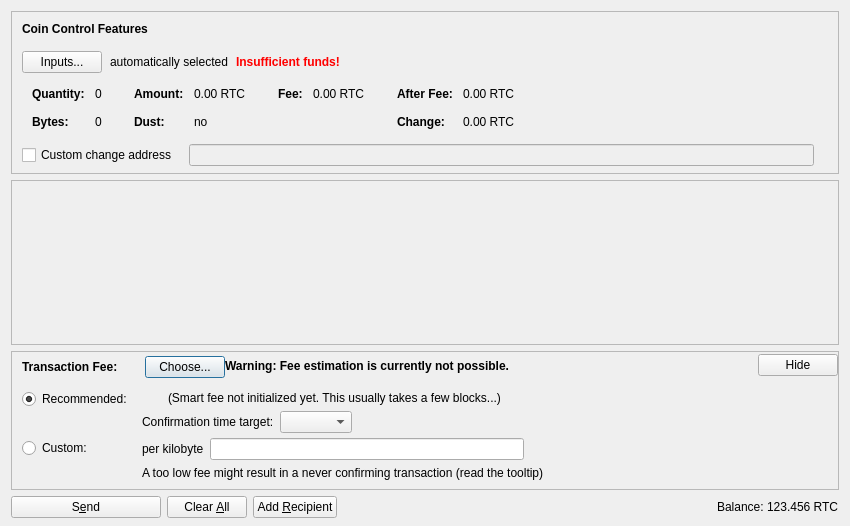
<?xml version="1.0" encoding="UTF-8"?>
<ui version="4.0">
 <class>SendCoinsDialog</class>
 <widget class="QDialog" name="SendCoinsDialog">
  <property name="geometry">
   <rect>
    <x>0</x>
    <y>0</y>
    <width>850</width>
    <height>526</height>
   </rect>
  </property>
  <property name="windowTitle">
   <string>Send Coins</string>
  </property>
  <layout class="QVBoxLayout" name="verticalLayout" stretch="0,1,0,0">
   <property name="bottomMargin">
    <number>8</number>
   </property>
   <item>
    <widget class="QFrame" name="frameCoinControl">
     <property name="sizePolicy">
      <sizepolicy hsizetype="Expanding" vsizetype="Expanding">
       <horstretch>0</horstretch>
       <verstretch>0</verstretch>
      </sizepolicy>
     </property>
     <property name="maximumSize">
      <size>
       <width>16777215</width>
       <height>16777215</height>
      </size>
     </property>
     <property name="frameShape">
      <enum>QFrame::StyledPanel</enum>
     </property>
     <property name="frameShadow">
      <enum>QFrame::Sunken</enum>
     </property>
     <layout class="QVBoxLayout" name="verticalLayoutCoinControl2">
      <property name="spacing">
       <number>0</number>
      </property>
      <property name="leftMargin">
       <number>0</number>
      </property>
      <property name="topMargin">
       <number>0</number>
      </property>
      <property name="rightMargin">
       <number>0</number>
      </property>
      <property name="bottomMargin">
       <number>6</number>
      </property>
      <item>
       <layout class="QVBoxLayout" name="verticalLayoutCoinControl" stretch="0,0,0,0,1">
        <property name="spacing">
         <number>0</number>
        </property>
        <property name="leftMargin">
         <number>10</number>
        </property>
        <property name="topMargin">
         <number>10</number>
        </property>
        <item>
         <layout class="QHBoxLayout" name="horizontalLayoutCoinControl1">
          <property name="bottomMargin">
           <number>15</number>
          </property>
          <item>
           <widget class="QLabel" name="labelCoinControlFeatures">
            <property name="sizePolicy">
             <sizepolicy hsizetype="Preferred" vsizetype="Maximum">
              <horstretch>0</horstretch>
              <verstretch>0</verstretch>
             </sizepolicy>
            </property>
            <property name="font">
             <font>
              <weight>75</weight>
              <bold>true</bold>
             </font>
            </property>
            <property name="styleSheet">
             <string notr="true">font-weight:bold;</string>
            </property>
            <property name="text">
             <string>Coin Control Features</string>
            </property>
           </widget>
          </item>
         </layout>
        </item>
        <item>
         <layout class="QHBoxLayout" name="horizontalLayoutCoinControl2" stretch="0,0,0,0">
          <property name="spacing">
           <number>8</number>
          </property>
          <property name="bottomMargin">
           <number>10</number>
          </property>
          <item>
           <widget class="QPushButton" name="pushButtonCoinControl">
            <property name="styleSheet">
             <string notr="true"/>
            </property>
            <property name="text">
             <string>Inputs...</string>
            </property>
            <property name="autoDefault">
             <bool>false</bool>
            </property>
           </widget>
          </item>
          <item>
           <widget class="QLabel" name="labelCoinControlAutomaticallySelected">
            <property name="text">
             <string>automatically selected</string>
            </property>
            <property name="margin">
             <number>5</number>
            </property>
           </widget>
          </item>
          <item>
           <widget class="QLabel" name="labelCoinControlInsuffFunds">
            <property name="font">
             <font>
              <weight>75</weight>
              <bold>true</bold>
             </font>
            </property>
            <property name="styleSheet">
             <string notr="true">color:red;font-weight:bold;</string>
            </property>
            <property name="text">
             <string>Insufficient funds!</string>
            </property>
            <property name="margin">
             <number>5</number>
            </property>
           </widget>
          </item>
          <item>
           <spacer name="horizontalSpacerCoinControl">
            <property name="orientation">
             <enum>Qt::Horizontal</enum>
            </property>
            <property name="sizeHint" stdset="0">
             <size>
              <width>40</width>
              <height>1</height>
             </size>
            </property>
           </spacer>
          </item>
         </layout>
        </item>
        <item>
         <widget class="QWidget" name="widgetCoinControl" native="true">
          <property name="sizePolicy">
           <sizepolicy hsizetype="Preferred" vsizetype="Preferred">
            <horstretch>0</horstretch>
            <verstretch>0</verstretch>
           </sizepolicy>
          </property>
          <property name="minimumSize">
           <size>
            <width>0</width>
            <height>0</height>
           </size>
          </property>
          <property name="styleSheet">
           <string notr="true"/>
          </property>
          <layout class="QHBoxLayout" name="horizontalLayoutCoinControl5">
           <property name="leftMargin">
            <number>0</number>
           </property>
           <property name="topMargin">
            <number>0</number>
           </property>
           <property name="rightMargin">
            <number>0</number>
           </property>
           <property name="bottomMargin">
            <number>0</number>
           </property>
           <item>
            <layout class="QHBoxLayout" name="horizontalLayoutCoinControl3" stretch="0,0,0,1">
             <property name="spacing">
              <number>20</number>
             </property>
             <property name="topMargin">
              <number>0</number>
             </property>
             <property name="bottomMargin">
              <number>10</number>
             </property>
             <item>
              <layout class="QFormLayout" name="formLayoutCoinControl1">
               <property name="horizontalSpacing">
                <number>10</number>
               </property>
               <property name="verticalSpacing">
                <number>14</number>
               </property>
               <property name="leftMargin">
                <number>10</number>
               </property>
               <property name="topMargin">
                <number>4</number>
               </property>
               <property name="rightMargin">
                <number>6</number>
               </property>
               <item row="0" column="0">
                <widget class="QLabel" name="labelCoinControlQuantityText">
                 <property name="font">
                  <font>
                   <weight>75</weight>
                   <bold>true</bold>
                  </font>
                 </property>
                 <property name="text">
                  <string>Quantity:</string>
                 </property>
                 <property name="margin">
                  <number>0</number>
                 </property>
                </widget>
               </item>
               <item row="0" column="1">
                <widget class="QLabel" name="labelCoinControlQuantity">
                 <property name="cursor">
                  <cursorShape>IBeamCursor</cursorShape>
                 </property>
                 <property name="contextMenuPolicy">
                  <enum>Qt::ActionsContextMenu</enum>
                 </property>
                 <property name="text">
                  <string notr="true">0</string>
                 </property>
                 <property name="margin">
                  <number>0</number>
                 </property>
                 <property name="textInteractionFlags">
                  <set>Qt::LinksAccessibleByMouse|Qt::TextSelectableByKeyboard|Qt::TextSelectableByMouse</set>
                 </property>
                </widget>
               </item>
               <item row="1" column="0">
                <widget class="QLabel" name="labelCoinControlBytesText">
                 <property name="font">
                  <font>
                   <weight>75</weight>
                   <bold>true</bold>
                  </font>
                 </property>
                 <property name="text">
                  <string>Bytes:</string>
                 </property>
                </widget>
               </item>
               <item row="1" column="1">
                <widget class="QLabel" name="labelCoinControlBytes">
                 <property name="cursor">
                  <cursorShape>IBeamCursor</cursorShape>
                 </property>
                 <property name="contextMenuPolicy">
                  <enum>Qt::ActionsContextMenu</enum>
                 </property>
                 <property name="text">
                  <string notr="true">0</string>
                 </property>
                 <property name="textInteractionFlags">
                  <set>Qt::LinksAccessibleByMouse|Qt::TextSelectableByKeyboard|Qt::TextSelectableByMouse</set>
                 </property>
                </widget>
               </item>
              </layout>
             </item>
             <item>
              <layout class="QFormLayout" name="formLayoutCoinControl2">
               <property name="horizontalSpacing">
                <number>10</number>
               </property>
               <property name="verticalSpacing">
                <number>14</number>
               </property>
               <property name="leftMargin">
                <number>6</number>
               </property>
               <property name="topMargin">
                <number>4</number>
               </property>
               <property name="rightMargin">
                <number>6</number>
               </property>
               <item row="0" column="0">
                <widget class="QLabel" name="labelCoinControlAmountText">
                 <property name="font">
                  <font>
                   <weight>75</weight>
                   <bold>true</bold>
                  </font>
                 </property>
                 <property name="text">
                  <string>Amount:</string>
                 </property>
                 <property name="margin">
                  <number>0</number>
                 </property>
                </widget>
               </item>
               <item row="0" column="1">
                <widget class="QLabel" name="labelCoinControlAmount">
                 <property name="cursor">
                  <cursorShape>IBeamCursor</cursorShape>
                 </property>
                 <property name="contextMenuPolicy">
                  <enum>Qt::ActionsContextMenu</enum>
                 </property>
                 <property name="text">
                  <string notr="true">0.00 RTC</string>
                 </property>
                 <property name="textInteractionFlags">
                  <set>Qt::LinksAccessibleByMouse|Qt::TextSelectableByKeyboard|Qt::TextSelectableByMouse</set>
                 </property>
                </widget>
               </item>
               <item row="1" column="0">
                <widget class="QLabel" name="labelCoinControlLowOutputText">
                 <property name="font">
                  <font>
                   <weight>75</weight>
                   <bold>true</bold>
                  </font>
                 </property>
                 <property name="text">
                  <string>Dust:</string>
                 </property>
                </widget>
               </item>
               <item row="1" column="1">
                <widget class="QLabel" name="labelCoinControlLowOutput">
                 <property name="cursor">
                  <cursorShape>IBeamCursor</cursorShape>
                 </property>
                 <property name="contextMenuPolicy">
                  <enum>Qt::ActionsContextMenu</enum>
                 </property>
                 <property name="text">
                  <string notr="true">no</string>
                 </property>
                 <property name="textInteractionFlags">
                  <set>Qt::LinksAccessibleByMouse|Qt::TextSelectableByKeyboard|Qt::TextSelectableByMouse</set>
                 </property>
                </widget>
               </item>
              </layout>
             </item>
             <item>
              <layout class="QFormLayout" name="formLayoutCoinControl3">
               <property name="horizontalSpacing">
                <number>10</number>
               </property>
               <property name="verticalSpacing">
                <number>14</number>
               </property>
               <property name="leftMargin">
                <number>6</number>
               </property>
               <property name="topMargin">
                <number>4</number>
               </property>
               <property name="rightMargin">
                <number>6</number>
               </property>
               <item row="0" column="0">
                <widget class="QLabel" name="labelCoinControlFeeText">
                 <property name="font">
                  <font>
                   <weight>75</weight>
                   <bold>true</bold>
                  </font>
                 </property>
                 <property name="text">
                  <string>Fee:</string>
                 </property>
                 <property name="margin">
                  <number>0</number>
                 </property>
                </widget>
               </item>
               <item row="0" column="1">
                <widget class="QLabel" name="labelCoinControlFee">
                 <property name="cursor">
                  <cursorShape>IBeamCursor</cursorShape>
                 </property>
                 <property name="contextMenuPolicy">
                  <enum>Qt::ActionsContextMenu</enum>
                 </property>
                 <property name="text">
                  <string notr="true">0.00 RTC</string>
                 </property>
                 <property name="textInteractionFlags">
                  <set>Qt::LinksAccessibleByMouse|Qt::TextSelectableByKeyboard|Qt::TextSelectableByMouse</set>
                 </property>
                </widget>
               </item>
              </layout>
             </item>
             <item>
              <layout class="QFormLayout" name="formLayoutCoinControl4">
               <property name="horizontalSpacing">
                <number>10</number>
               </property>
               <property name="verticalSpacing">
                <number>14</number>
               </property>
               <property name="leftMargin">
                <number>6</number>
               </property>
               <property name="topMargin">
                <number>4</number>
               </property>
               <property name="rightMargin">
                <number>6</number>
               </property>
               <item row="0" column="0">
                <widget class="QLabel" name="labelCoinControlAfterFeeText">
                 <property name="font">
                  <font>
                   <weight>75</weight>
                   <bold>true</bold>
                  </font>
                 </property>
                 <property name="text">
                  <string>After Fee:</string>
                 </property>
                 <property name="margin">
                  <number>0</number>
                 </property>
                </widget>
               </item>
               <item row="0" column="1">
                <widget class="QLabel" name="labelCoinControlAfterFee">
                 <property name="cursor">
                  <cursorShape>IBeamCursor</cursorShape>
                 </property>
                 <property name="contextMenuPolicy">
                  <enum>Qt::ActionsContextMenu</enum>
                 </property>
                 <property name="text">
                  <string notr="true">0.00 RTC</string>
                 </property>
                 <property name="textInteractionFlags">
                  <set>Qt::LinksAccessibleByMouse|Qt::TextSelectableByKeyboard|Qt::TextSelectableByMouse</set>
                 </property>
                </widget>
               </item>
               <item row="1" column="0">
                <widget class="QLabel" name="labelCoinControlChangeText">
                 <property name="font">
                  <font>
                   <weight>75</weight>
                   <bold>true</bold>
                  </font>
                 </property>
                 <property name="text">
                  <string>Change:</string>
                 </property>
                </widget>
               </item>
               <item row="1" column="1">
                <widget class="QLabel" name="labelCoinControlChange">
                 <property name="cursor">
                  <cursorShape>IBeamCursor</cursorShape>
                 </property>
                 <property name="contextMenuPolicy">
                  <enum>Qt::ActionsContextMenu</enum>
                 </property>
                 <property name="text">
                  <string notr="true">0.00 RTC</string>
                 </property>
                 <property name="textInteractionFlags">
                  <set>Qt::LinksAccessibleByMouse|Qt::TextSelectableByKeyboard|Qt::TextSelectableByMouse</set>
                 </property>
                </widget>
               </item>
              </layout>
             </item>
            </layout>
           </item>
          </layout>
         </widget>
        </item>
        <item>
         <layout class="QHBoxLayout" name="horizontalLayoutCoinControl4" stretch="0,0,0">
          <property name="spacing">
           <number>12</number>
          </property>
          <property name="sizeConstraint">
           <enum>QLayout::SetDefaultConstraint</enum>
          </property>
          <property name="topMargin">
           <number>5</number>
          </property>
          <property name="rightMargin">
           <number>5</number>
          </property>
          <item>
           <widget class="QCheckBox" name="checkBoxCoinControlChange">
            <property name="toolTip">
             <string>If this is activated, but the change address is empty or invalid, change will be sent to a newly generated address.</string>
            </property>
            <property name="text">
             <string>Custom change address</string>
            </property>
           </widget>
          </item>
          <item>
           <widget class="QValidatedLineEdit" name="lineEditCoinControlChange">
            <property name="enabled">
             <bool>false</bool>
            </property>
            <property name="sizePolicy">
             <sizepolicy hsizetype="Expanding" vsizetype="Fixed">
              <horstretch>0</horstretch>
              <verstretch>0</verstretch>
             </sizepolicy>
            </property>
           </widget>
          </item>
          <item>
           <widget class="QLabel" name="labelCoinControlChangeLabel">
            <property name="sizePolicy">
             <sizepolicy hsizetype="Preferred" vsizetype="Expanding">
              <horstretch>0</horstretch>
              <verstretch>0</verstretch>
             </sizepolicy>
            </property>
            <property name="minimumSize">
             <size>
              <width>0</width>
              <height>0</height>
             </size>
            </property>
            <property name="text">
             <string/>
            </property>
            <property name="margin">
             <number>3</number>
            </property>
           </widget>
          </item>
         </layout>
        </item>
        <item>
         <spacer name="verticalSpacerCoinControl">
          <property name="orientation">
           <enum>Qt::Vertical</enum>
          </property>
          <property name="sizeHint" stdset="0">
           <size>
            <width>800</width>
            <height>1</height>
           </size>
          </property>
         </spacer>
        </item>
       </layout>
      </item>
     </layout>
    </widget>
   </item>
   <item>
    <widget class="QScrollArea" name="scrollArea">
     <property name="widgetResizable">
      <bool>true</bool>
     </property>
     <widget class="QWidget" name="scrollAreaWidgetContents">
      <property name="geometry">
       <rect>
        <x>0</x>
        <y>0</y>
        <width>830</width>
        <height>104</height>
       </rect>
      </property>
      <layout class="QVBoxLayout" name="verticalLayout_2" stretch="0,1">
       <property name="leftMargin">
        <number>0</number>
       </property>
       <property name="topMargin">
        <number>0</number>
       </property>
       <property name="rightMargin">
        <number>0</number>
       </property>
       <property name="bottomMargin">
        <number>0</number>
       </property>
       <item>
        <layout class="QVBoxLayout" name="entries">
         <property name="spacing">
          <number>6</number>
         </property>
        </layout>
       </item>
       <item>
        <spacer name="verticalSpacer">
         <property name="orientation">
          <enum>Qt::Vertical</enum>
         </property>
         <property name="sizeHint" stdset="0">
          <size>
           <width>20</width>
           <height>40</height>
          </size>
         </property>
        </spacer>
       </item>
      </layout>
     </widget>
    </widget>
   </item>
   <item>
    <widget class="QFrame" name="frameFee">
     <property name="sizePolicy">
      <sizepolicy hsizetype="Expanding" vsizetype="Expanding">
       <horstretch>0</horstretch>
       <verstretch>0</verstretch>
      </sizepolicy>
     </property>
     <property name="maximumSize">
      <size>
       <width>16777215</width>
       <height>16777215</height>
      </size>
     </property>
     <property name="frameShape">
      <enum>QFrame::StyledPanel</enum>
     </property>
     <property name="frameShadow">
      <enum>QFrame::Sunken</enum>
     </property>
     <layout class="QVBoxLayout" name="verticalLayoutFee1">
      <property name="spacing">
       <number>0</number>
      </property>
      <property name="leftMargin">
       <number>0</number>
      </property>
      <property name="topMargin">
       <number>0</number>
      </property>
      <property name="rightMargin">
       <number>0</number>
      </property>
      <property name="bottomMargin">
       <number>0</number>
      </property>
      <item>
       <layout class="QVBoxLayout" name="verticalLayoutFee2" stretch="0,0,0">
        <property name="spacing">
         <number>0</number>
        </property>
        <property name="leftMargin">
         <number>10</number>
        </property>
        <property name="topMargin">
         <number>0</number>
        </property>
        <item>
         <layout class="QHBoxLayout" name="horizontalLayoutFee1">
          <property name="bottomMargin">
           <number>0</number>
          </property>
          <item>
           <layout class="QVBoxLayout" name="verticalLayoutFee7">
            <property name="spacing">
             <number>0</number>
            </property>
            <item>
             <spacer name="verticalSpacerSmartFee">
              <property name="orientation">
               <enum>Qt::Vertical</enum>
              </property>
              <property name="sizeType">
               <enum>QSizePolicy::Fixed</enum>
              </property>
              <property name="sizeHint" stdset="0">
               <size>
                <width>1</width>
                <height>4</height>
               </size>
              </property>
             </spacer>
            </item>
            <item>
             <layout class="QHBoxLayout" name="horizontalLayoutSmartFee">
              <property name="spacing">
               <number>10</number>
              </property>
              <item>
               <widget class="QLabel" name="labelFeeHeadline">
                <property name="sizePolicy">
                 <sizepolicy hsizetype="Preferred" vsizetype="Maximum">
                  <horstretch>0</horstretch>
                  <verstretch>0</verstretch>
                 </sizepolicy>
                </property>
                <property name="font">
                 <font>
                  <weight>75</weight>
                  <bold>true</bold>
                 </font>
                </property>
                <property name="styleSheet">
                 <string notr="true">font-weight:bold;</string>
                </property>
                <property name="text">
                 <string>Transaction Fee:</string>
                </property>
               </widget>
              </item>
              <item>
               <widget class="QLabel" name="labelFeeMinimized">
                <property name="text">
                 <string/>
                </property>
               </widget>
              </item>
              <item>
               <widget class="QPushButton" name="buttonChooseFee">
                <property name="text">
                 <string>Choose...</string>
                </property>
               </widget>
              </item>
             </layout>
            </item>
            <item>
             <spacer name="verticalSpacer_5">
              <property name="orientation">
               <enum>Qt::Vertical</enum>
              </property>
              <property name="sizeHint" stdset="0">
               <size>
                <width>1</width>
                <height>1</height>
               </size>
              </property>
             </spacer>
            </item>
           </layout>
          </item>
          <item>
           <widget class="QLabel" name="fallbackFeeWarningLabel">
            <property name="toolTip">
             <string>Using the fallbackfee can result in sending a transaction that will take several hours or days (or never) to confirm. Consider choosing your fee manually or wait until you have validated the complete chain.</string>
            </property>
            <property name="font">
            <font>
                <weight>75</weight>
                <bold>true</bold>
            </font>
            </property>
            <property name="text">
             <string>Warning: Fee estimation is currently not possible.</string>
            </property>
            <property name="wordWrap">
             <bool>false</bool>
            </property>
           </widget>
          </item>
          <item>
           <spacer name="horizontalSpacer_4">
            <property name="orientation">
             <enum>Qt::Horizontal</enum>
            </property>
            <property name="sizeType">
             <enum>QSizePolicy::MinimumExpanding</enum>
            </property>
            <property name="sizeHint" stdset="0">
             <size>
              <width>40</width>
              <height>20</height>
             </size>
            </property>
           </spacer>
          </item>
          <item>
           <widget class="QPushButton" name="buttonMinimizeFee">
            <property name="toolTip">
             <string>collapse fee-settings</string>
            </property>
            <property name="text">
             <string>Hide</string>
            </property>
           </widget>
          </item>
         </layout>
        </item>
        <item>
         <widget class="QFrame" name="frameFeeSelection">
          <layout class="QVBoxLayout" name="verticalLayoutFee12">
           <property name="spacing">
            <number>0</number>
           </property>
           <property name="leftMargin">
            <number>0</number>
           </property>
           <property name="topMargin">
            <number>0</number>
           </property>
           <property name="rightMargin">
            <number>0</number>
           </property>
           <property name="bottomMargin">
            <number>0</number>
           </property>
           <item>
            <layout class="QGridLayout" name="gridLayoutFee">
             <property name="topMargin">
              <number>10</number>
             </property>
             <property name="bottomMargin">
              <number>4</number>
             </property>
             <property name="horizontalSpacing">
              <number>10</number>
             </property>
             <property name="verticalSpacing">
              <number>4</number>
             </property>
             <item row="1" column="1">
              <layout class="QVBoxLayout" name="verticalLayoutFee8">
               <property name="spacing">
                <number>6</number>
               </property>
               <item>
                <layout class="QHBoxLayout" name="horizontalLayoutFee13">
                 <item>
                  <widget class="QLabel" name="labelCustomPerKilobyte">
                   <property name="toolTip">
                    <string>Specify a custom fee per kB (1,000 bytes) of the transaction's virtual size.

Note:  Since the fee is calculated on a per-byte basis, a fee of "100 satoshis per kB" for a transaction size of 500 bytes (half of 1 kB) would ultimately yield a fee of only 50 satoshis.</string>
                   </property>
                   <property name="text">
                    <string>per kilobyte</string>
                   </property>
                  </widget>
                 </item>
                 <item>
                  <widget class="BitcoinAmountField" name="customFee"/>
                 </item>
                 <item>
                  <spacer name="horizontalSpacer_6">
                   <property name="orientation">
                    <enum>Qt::Horizontal</enum>
                   </property>
                   <property name="sizeHint" stdset="0">
                    <size>
                     <width>1</width>
                     <height>1</height>
                    </size>
                   </property>
                  </spacer>
                 </item>
                </layout>
               </item>
               <item>
                <layout class="QHBoxLayout" name="horizontalLayoutFee8">
                 <item>
                  <widget class="QLabel" name="labelCustomFeeWarning">
                   <property name="enabled">
                    <bool>true</bool>
                   </property>
                   <property name="toolTip">
                    <string>When there is less transaction volume than space in the blocks, miners as well as relaying nodes may enforce a minimum fee. Paying only this minimum fee is just fine, but be aware that this can result in a never confirming transaction once there is more demand for riscoin transactions than the network can process.</string>
                   </property>
                   <property name="text">
                    <string>A too low fee might result in a never confirming transaction (read the tooltip)</string>
                   </property>
                  </widget>
                 </item>
                 <item>
                  <spacer name="horizontalSpacer_2">
                   <property name="orientation">
                    <enum>Qt::Horizontal</enum>
                   </property>
                   <property name="sizeHint" stdset="0">
                    <size>
                     <width>1</width>
                     <height>1</height>
                    </size>
                   </property>
                  </spacer>
                 </item>
                </layout>
               </item>
              </layout>
             </item>
             <item row="0" column="0">
              <layout class="QVBoxLayout" name="verticalLayoutFee4" stretch="0,1">
               <item>
                <widget class="QRadioButton" name="radioSmartFee">
                 <property name="text">
                  <string>Recommended:</string>
                 </property>
                 <property name="checked">
                  <bool>true</bool>
                 </property>
                 <attribute name="buttonGroup">
                  <string notr="true">groupFee</string>
                 </attribute>
                </widget>
               </item>
               <item>
                <spacer name="verticalSpacer_2">
                 <property name="orientation">
                  <enum>Qt::Vertical</enum>
                 </property>
                 <property name="sizeHint" stdset="0">
                  <size>
                   <width>1</width>
                   <height>1</height>
                  </size>
                 </property>
                </spacer>
               </item>
              </layout>
             </item>
             <item row="1" column="0">
              <layout class="QVBoxLayout" name="verticalLayoutFee9" stretch="0,1">
               <item>
                <widget class="QRadioButton" name="radioCustomFee">
                 <property name="text">
                  <string>Custom:</string>
                 </property>
                 <attribute name="buttonGroup">
                  <string notr="true">groupFee</string>
                 </attribute>
                </widget>
               </item>
               <item>
                <spacer name="verticalSpacer_6">
                 <property name="orientation">
                  <enum>Qt::Vertical</enum>
                 </property>
                 <property name="sizeHint" stdset="0">
                  <size>
                   <width>1</width>
                   <height>1</height>
                  </size>
                 </property>
                </spacer>
               </item>
              </layout>
             </item>
             <item row="0" column="1">
              <layout class="QVBoxLayout" name="verticalLayoutFee3" stretch="0,0,1">
               <property name="spacing">
                <number>6</number>
               </property>
               <property name="topMargin">
                <number>2</number>
               </property>
               <item>
                <layout class="QHBoxLayout" name="horizontalLayoutFee12">
                 <item>
                  <widget class="QLabel" name="labelSmartFee">
                   <property name="text">
                    <string/>
                   </property>
                  </widget>
                 </item>
                 <item>
                  <widget class="QLabel" name="labelFeeEstimation">
                   <property name="text">
                    <string/>
                   </property>
                  </widget>
                 </item>
                 <item>
                  <widget class="QLabel" name="labelSmartFee2">
                   <property name="text">
                    <string>(Smart fee not initialized yet. This usually takes a few blocks...)</string>
                   </property>
                  </widget>
                 </item>
                 <item>
                  <spacer name="horizontalSpacer_5">
                   <property name="orientation">
                    <enum>Qt::Horizontal</enum>
                   </property>
                   <property name="sizeHint" stdset="0">
                    <size>
                     <width>1</width>
                     <height>1</height>
                    </size>
                   </property>
                  </spacer>
                 </item>
                </layout>
               </item>
               <item>
                <layout class="QHBoxLayout" name="horizontalLayoutFee9">
                 <item>
                  <layout class="QVBoxLayout" name="verticalLayoutFee6">
                   <item>
                    <widget class="QLabel" name="labelSmartFee3">
                     <property name="text">
                      <string>Confirmation time target:</string>
                     </property>
                    </widget>
                   </item>
                  </layout>
                 </item>
                 <item>
                  <layout class="QVBoxLayout" name="verticalLayoutFee5">
                   <property name="rightMargin">
                    <number>30</number>
                   </property>
                   <item>
                    <layout class="QHBoxLayout" name="horizontalLayoutConfTarget">
                     <property name="bottomMargin">
                      <number>0</number>
                     </property>
                     <item>
                      <widget class="QComboBox" name="confTargetSelector"/>
                     </item>
                     <item>
                      <spacer name="horizontalSpacerConfTarget">
                       <property name="orientation">
                        <enum>Qt::Horizontal</enum>
                       </property>
                       <property name="sizeHint" stdset="0">
                        <size>
                         <width>40</width>
                         <height>20</height>
                        </size>
                       </property>
                      </spacer>
                     </item>
                    </layout>
                   </item>
                  </layout>
                 </item>
                </layout>
               </item>
               <item>
                <spacer name="verticalSpacer_4">
                 <property name="orientation">
                  <enum>Qt::Vertical</enum>
                 </property>
                 <property name="sizeHint" stdset="0">
                  <size>
                   <width>1</width>
                   <height>1</height>
                  </size>
                 </property>
                </spacer>
               </item>
              </layout>
             </item>
            </layout>
           </item>
          </layout>
         </widget>
        </item>
        <item>
         <spacer name="verticalSpacerFee">
          <property name="orientation">
           <enum>Qt::Vertical</enum>
          </property>
          <property name="sizeHint" stdset="0">
           <size>
            <width>40</width>
            <height>5</height>
           </size>
          </property>
         </spacer>
        </item>
       </layout>
      </item>
     </layout>
    </widget>
   </item>
   <item>
    <layout class="QHBoxLayout" name="horizontalLayout">
     <item>
      <widget class="QPushButton" name="sendButton">
       <property name="minimumSize">
        <size>
         <width>150</width>
         <height>0</height>
        </size>
       </property>
       <property name="toolTip">
        <string>Confirm the send action</string>
       </property>
       <property name="text">
        <string>S&amp;end</string>
       </property>
       <property name="icon">
        <iconset resource="../bitcoin.qrc">
         <normaloff>:/icons/send</normaloff>:/icons/send</iconset>
       </property>
       <property name="autoDefault">
        <bool>false</bool>
       </property>
       <property name="default">
        <bool>false</bool>
       </property>
      </widget>
     </item>
     <item>
      <widget class="QPushButton" name="clearButton">
       <property name="sizePolicy">
        <sizepolicy hsizetype="Minimum" vsizetype="Fixed">
         <horstretch>0</horstretch>
         <verstretch>0</verstretch>
        </sizepolicy>
       </property>
       <property name="toolTip">
        <string>Clear all fields of the form.</string>
       </property>
       <property name="text">
        <string>Clear &amp;All</string>
       </property>
       <property name="icon">
        <iconset resource="../bitcoin.qrc">
         <normaloff>:/icons/remove</normaloff>:/icons/remove</iconset>
       </property>
       <property name="autoDefault">
        <bool>false</bool>
       </property>
      </widget>
     </item>
     <item>
      <widget class="QPushButton" name="addButton">
       <property name="toolTip">
        <string>Send to multiple recipients at once</string>
       </property>
       <property name="text">
        <string>Add &amp;Recipient</string>
       </property>
       <property name="icon">
        <iconset resource="../bitcoin.qrc">
         <normaloff>:/icons/add</normaloff>:/icons/add</iconset>
       </property>
       <property name="autoDefault">
        <bool>false</bool>
       </property>
      </widget>
     </item>
     <item>
      <spacer name="horizontalSpacer">
       <property name="orientation">
        <enum>Qt::Horizontal</enum>
       </property>
       <property name="sizeHint" stdset="0">
        <size>
         <width>40</width>
         <height>20</height>
        </size>
       </property>
      </spacer>
     </item>
     <item>
      <layout class="QHBoxLayout" name="horizontalLayout_2">
       <property name="spacing">
        <number>3</number>
       </property>
       <item>
        <widget class="QLabel" name="label">
         <property name="sizePolicy">
          <sizepolicy hsizetype="Preferred" vsizetype="Fixed">
           <horstretch>0</horstretch>
           <verstretch>0</verstretch>
          </sizepolicy>
         </property>
         <property name="text">
          <string>Balance:</string>
         </property>
        </widget>
       </item>
       <item>
        <widget class="QLabel" name="labelBalance">
         <property name="sizePolicy">
          <sizepolicy hsizetype="Preferred" vsizetype="Fixed">
           <horstretch>0</horstretch>
           <verstretch>0</verstretch>
          </sizepolicy>
         </property>
         <property name="cursor">
          <cursorShape>IBeamCursor</cursorShape>
         </property>
         <property name="text">
          <string notr="true">123.456 RTC</string>
         </property>
         <property name="textInteractionFlags">
          <set>Qt::LinksAccessibleByMouse|Qt::TextSelectableByKeyboard|Qt::TextSelectableByMouse</set>
         </property>
        </widget>
       </item>
      </layout>
     </item>
    </layout>
   </item>
  </layout>
 </widget>
 <customwidgets>
  <customwidget>
   <class>QValidatedLineEdit</class>
   <extends>QLineEdit</extends>
   <header>qt/qvalidatedlineedit.h</header>
  </customwidget>
  <customwidget>
   <class>BitcoinAmountField</class>
   <extends>QLineEdit</extends>
   <header>qt/bitcoinamountfield.h</header>
   <container>1</container>
  </customwidget>
 </customwidgets>
 <resources>
  <include location="../bitcoin.qrc"/>
 </resources>
 <connections/>
 <buttongroups>
  <buttongroup name="groupFee"/>
 </buttongroups>
</ui>
